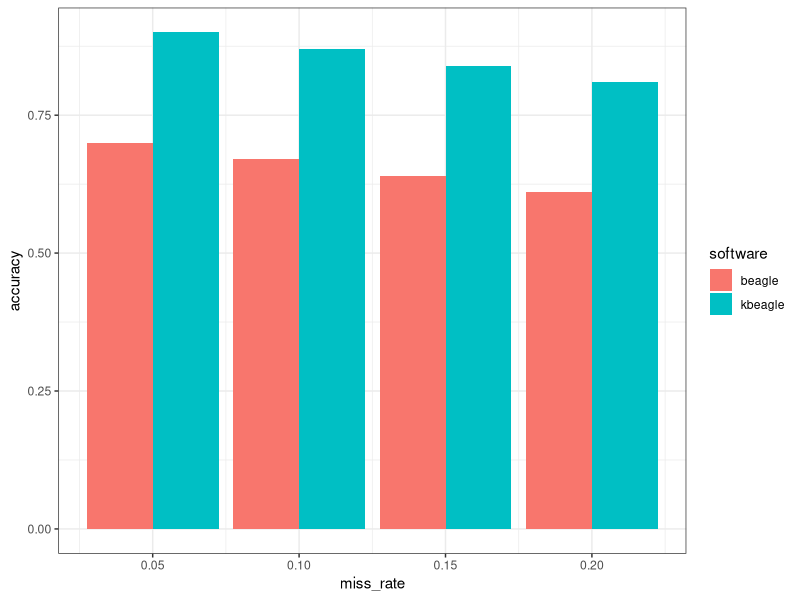
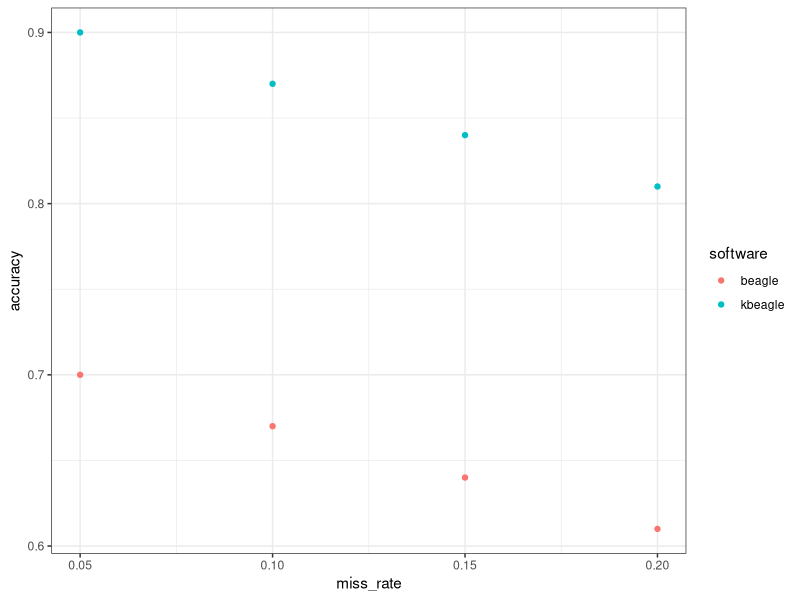
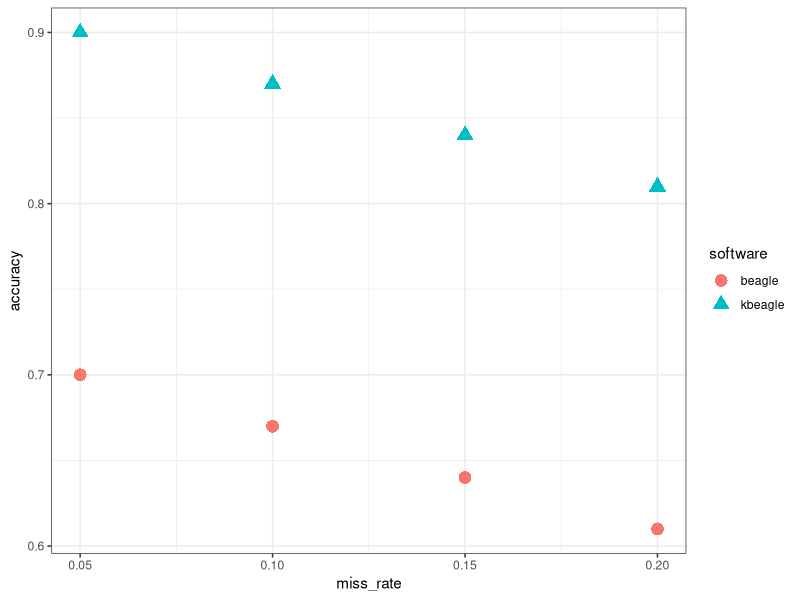
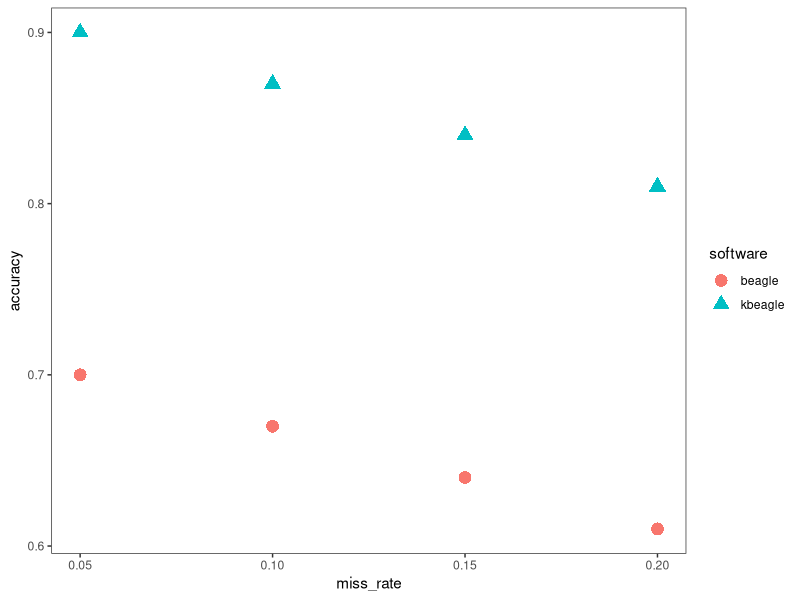
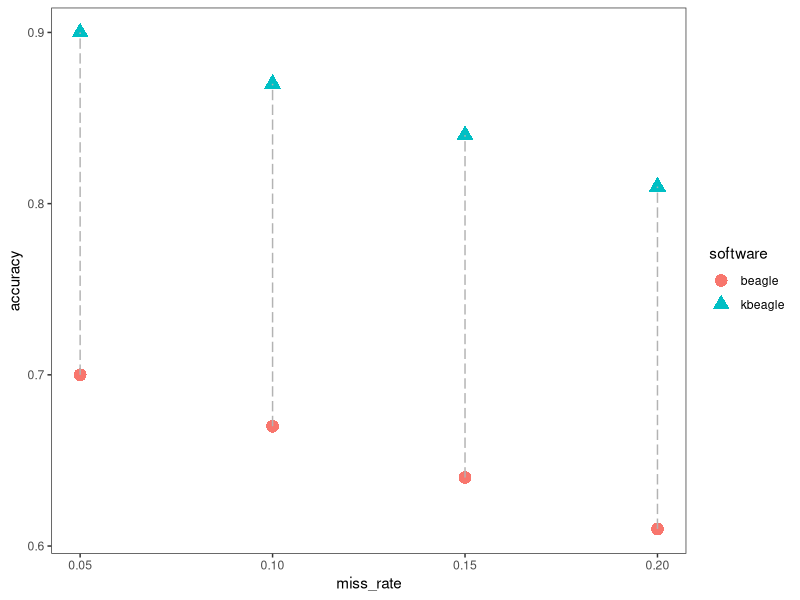
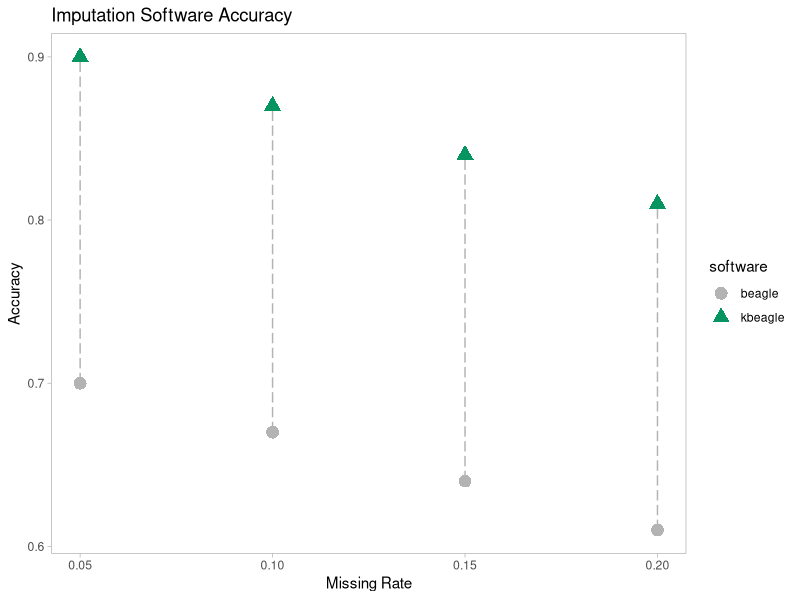
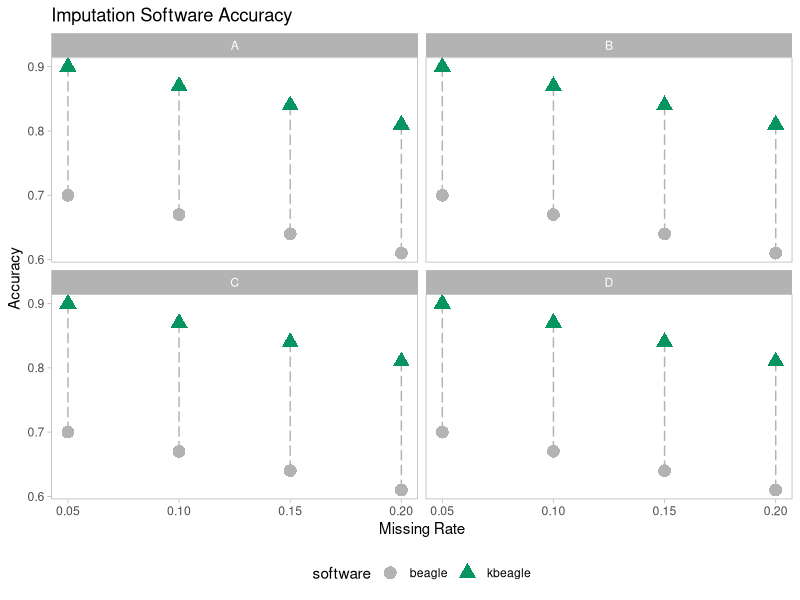
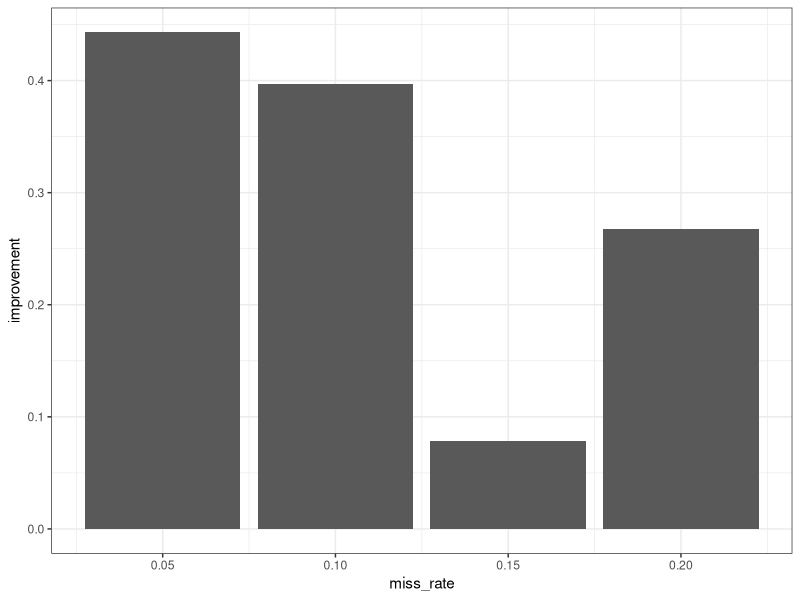

These charts were generated, in order, by the following R code:
## ---- chunk 1
library(ggplot2)
## ---- chunk 2
benchmark <- data.frame(
  accuracy = c(seq(0.7, 0.6, by = -0.03), seq(0.9, 0.8, by = -0.03)),
  miss_rate = rep(c(0.05, 0.1, 0.15, 0.2),2),
  software = rep(c("beagle", "kbeagle"), each = 4)
)
benchmark
## ---- chunk 3
ggplot(benchmark, aes(x = miss_rate, y = accuracy, fill = software)) +
  geom_col(position = "dodge") +
  theme_bw()
## ---- chunk 4
ggplot(benchmark, aes(x = miss_rate, y = accuracy, color = software)) +
  geom_point() +
  theme_bw()
## ---- chunk 5
ggplot(benchmark, aes(x = miss_rate, y = accuracy, color = software, shape = software)) +
  geom_point(size = 4) +
  theme_bw()
## ---- chunk 6
ggplot(benchmark, aes(x = miss_rate, y = accuracy, color = software, shape = software)) +
  geom_point(size = 4) +
  theme_bw() +
  theme(
    panel.grid = element_blank()
  )
## ---- chunk 7
ggplot(benchmark, aes(x = miss_rate, y = accuracy, color = software, shape = software)) +
  geom_point(size = 4) +
  geom_line(linetype = "longdash", color = "grey70", aes(group = miss_rate)) +
  theme_bw() +
  theme(
    panel.grid = element_blank()
  )
## ---- chunk 8
ggplot(benchmark, aes(x = miss_rate, y = accuracy, color = software, shape = software)) +
  geom_line(linetype = "longdash", color = "grey70", aes(group = miss_rate)) +
  geom_point(size = 4) +
  scale_color_manual(values = c("grey70", "#069460")) +
  xlab("Missing Rate") +
  ylab("Accuracy") +
  labs(title = "Imputation Software Accuracy") +
  theme_light() +
  theme(
    panel.grid = element_blank()
  )
## ---- chunk 9
benchmark2 <- rbind(benchmark, benchmark, benchmark, benchmark)
benchmark2$category <- rep(c("A", "B", "C","D"), each = 8)
benchmark2
## ---- chunk 10
ggplot(benchmark2, aes(x = miss_rate, y = accuracy, color = software, shape = software)) +
  geom_line(linetype = "longdash", color = "grey70", aes(group = miss_rate)) +
  geom_point(size = 4) +
  facet_wrap(vars(category), nrow = 2, ncol = 2) +
  scale_color_manual(values = c("grey70", "#069460")) +
  xlab("Missing Rate") +
  ylab("Accuracy") +
  labs(title = "Imputation Software Accuracy") +
  theme_light() +
  theme(
    panel.grid = element_blank(),
    legend.position = "bottom"
  )
## ---- chunk 11
beagle <- benchmark[benchmark$software == "beagle",]
kbeagle <- benchmark[benchmark$software == "kbeagle",]
kbeagle$improvement <- kbeagle$accuracy - beagle$accuracy + runif(4, min = -0.3, max = 0.3)
kbeagle
## ---- chunk 12
ggplot(kbeagle, aes(x = miss_rate, y = improvement)) +
  geom_col() +
  theme_bw()
## ---- chunk 13
ggplot(kbeagle, aes(x = miss_rate, y = improvement)) +
  geom_col() +
  theme_bw() +
  coord_flip()
## ---- chunk 14
ggplot(kbeagle, aes(x = miss_rate, y = improvement)) +
  geom_point() +
  geom_segment(aes(xend = miss_rate, y = 0, yend = improvement)) +
  theme_bw() +
  coord_flip()
## ---- chunk 15
ggplot(kbeagle, aes(x = miss_rate, y = improvement)) +
  geom_point(size = 4) +
  geom_segment(aes(xend = miss_rate, y = 0, yend = improvement)) +
  theme_light() +
  ylab("Accuracy Performance vs Beagle") +
  xlab("Missing Rate") +
  coord_flip() +
  theme(
    panel.grid = element_blank()
  )
## ---- chunk 16
ggplot(kbeagle, aes(x = miss_rate, y = improvement)) +
  geom_point(
    size = 4,
    aes(colour = after_stat(ifelse(y > 0, "positve", "negative")))
  ) +
  geom_hline(yintercept = 0, color = "grey80", linetype = "dashed") +
  geom_segment(
    aes(
      xend = miss_rate,
      y = 0,
      yend = improvement,
      colour = after_stat(ifelse(yend > 0, "positve", "negative"))
    )
  ) +
  scale_color_manual(values = c("indianred", "dodgerblue")) +
  theme_light() +
  ylab("Accuracy Performance vs Beagle") +
  xlab("Missing Rate") +
  coord_flip() +
  theme(
    panel.grid = element_blank(),
    legend.position = "none"
  )

